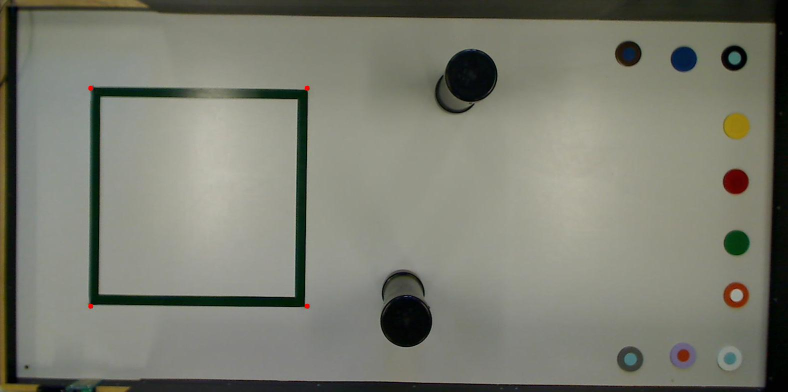
#> input picture img/emlvF.jpg, 1576 x 784 px, given in place of the camera (shown at 1/2 size)
$ python cam_test.py
#> lines starting #> are read from the running program, lines starting #| are printed output that depends on the picture; after the words box and inside, x2 and y2 are one past the last pixel; in counts of white or black regions, pixels touching at a corner belong together
import cv2
import numpy as np
import math

### Camera Settings ###
frameWidth = 1280
frameHeight = 720
camBrightness = 150

cap = cv2.VideoCapture(0)

cap.set(3, frameWidth)
cap.set(4, frameHeight)
cap.set(10, camBrightness)

### Perspectve Variables ###
width, height = 8064, 3465

pts1 = np.float32([[133, 55], [1120, 112], [97, 478], [1097, 545]])
pts2 = np.float32([[0, 0], [width, 0], [0, height], [width, height]])
matrix = cv2.getPerspectiveTransform(pts1, pts2)

myColors_pins = [[36, 120, 152, 85, 255, 255],  # Green Pin
                 [60, 120, 120, 117, 255, 255],  # Blue pin
                 [153,25,0,179,255,255],# red pin
                 [20,99,99,29,255,255]]  #yellow pin

pinCoords = [[0, 0], [0, 0], [0, 0],[0, 0]]

myColors_sphero = [[0,0,255,179,83,255]]       #Sphero-white
#myColors_sphero = [[0, 0, 255, 165, 18, 255]]  # test val
#myColors_sphero = [[75, 0, 255, 179, 255, 255]]  # test val


roboCoords = [[0, 0], [0, 0], [0, 0]]


def findColor(img, myColors, myLocations):
    imgHSV = cv2.cvtColor(img, cv2.COLOR_BGR2HSV)
    pinNum = 0
    for color, points in zip(myColors, myLocations):
        lower = np.array(color[0:3])
        upper = np.array(color[3:6])
        mask = cv2.inRange(imgHSV, lower, upper)
        dems = getContours(mask)
        cv2.circle(img, (dems[0], dems[1]), 3, (255, 0, 255), cv2.FILLED)
        if dems[0] != 0 and dems[1] != 0:
            myLocations[0] = dems[0]
            myLocations[1] = dems[1]
        pinNum += 1
    # cv2.imshow("img", mask)


def getContours(img):
    contours, hierarchy = cv2.findContours(img, cv2.RETR_EXTERNAL, cv2.CHAIN_APPROX_NONE)
    x, y, w, h = 0, 0, 0, 0
    for cnt in contours:
        area = cv2.contourArea(cnt)
        if area > 1:
            cv2.drawContours(imgOut, cnt, -1, (255, 0, 0), 3)
            peri = cv2.arcLength(cnt, True)
            approx = cv2.approxPolyDP(cnt, 0.02 * peri, True)
            x, y, w, h = cv2.boundingRect(approx)
            if x is None:
                x, y, w, h = 0, 0, 0, 0
                print("NONE")
            cv2.rectangle(imgOut, (x, y), (w + x, h + y), (0, 255, 0), 2)
            x = x + (w // 2)
            y = y + (h // 2)
        print(x, ",", y)
    return x, y, w, h


def findNextPin(pinCoords, roboCoords):
    num = 0
    count = 0
    short_dist = 0
    for pin in pinCoords:
        dist = math.sqrt((pin[1] - pin[0])**2 + (roboCoords[0][1] - roboCoords[0][0])**2)
        if short_dist == 0:
            short_dist = dist
            num = count
        elif short_dist <= dist:
            short_dist = dist
            num = count
        count += 1
    return num


while True:
    success, img = cap.read()
#> img is the input picture: shape (784, 1576, 3); mean B, G, R 112.8, 124.7, 123.2
    imgResult = img.copy()
    ### Setting up warp perspective ###
    imgOut = cv2.warpPerspective(img, matrix, (width, height))
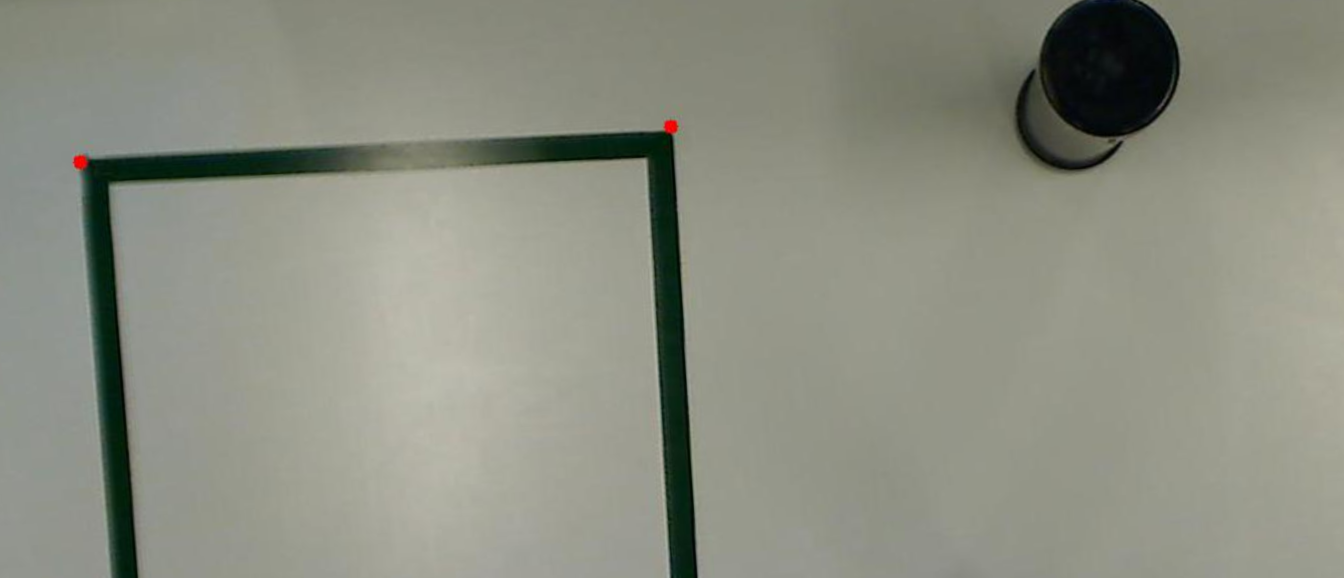
#> imgOut: shape (3465, 8064, 3) (shown at 1/6 size); mean B, G, R 129.9, 142.6, 140.2
    imgOut = cv2.resize(imgOut, (1344, 577))
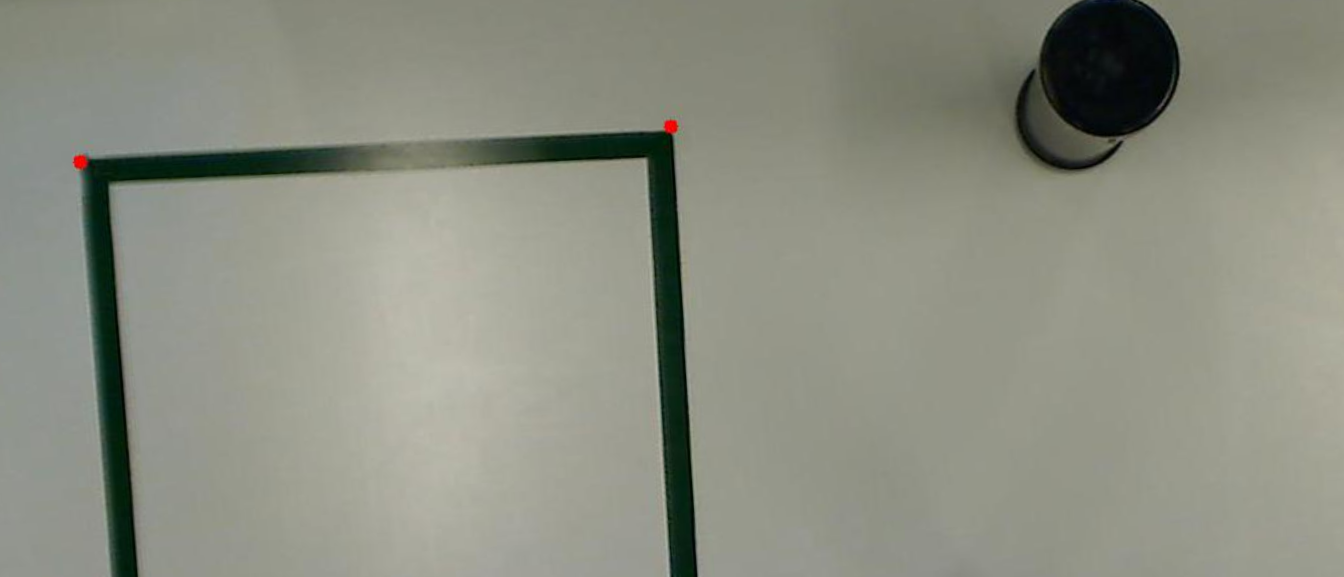
#> imgOut: shape (577, 1344, 3); mean B, G, R 129.9, 142.6, 140.2
    cv2.imshow("warp", imgResult)

    findColor(imgOut, myColors_pins, pinCoords)
#> in findColor, `imgHSV = cv2.cvtColor(img, cv2.COLOR_BGR2HSV)`: imgHSV: shape (577, 1344, 3); mean H, S, V 37.3, 30.8, 142.8
#> the loop in findColor, `for color, points in zip(myColors, myLocations):` made 4 passes
#> dems on passes 1 to 4: (0, 0, 0, 0), (0, 0, 0, 0), (682, 122, 2, 5), (0, 0, 0, 0)
#> pass 3, in findColor, `mask = cv2.inRange(imgHSV, lower, upper)`:
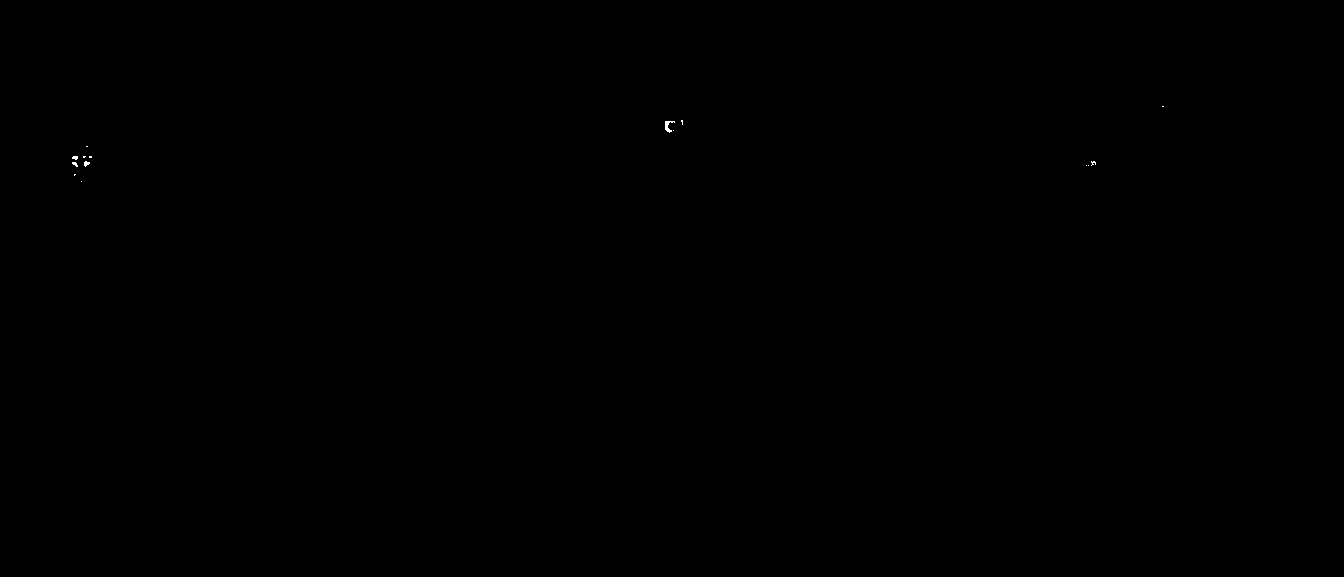
#> mask: shape (577, 1344); 0.02% white in thin lines or dots, all inside (x1, y1, x2, y2) = (72, 106, 1164, 182)
#> after the loop in findColor, `for color, points in zip(myColors, myLocations):`:
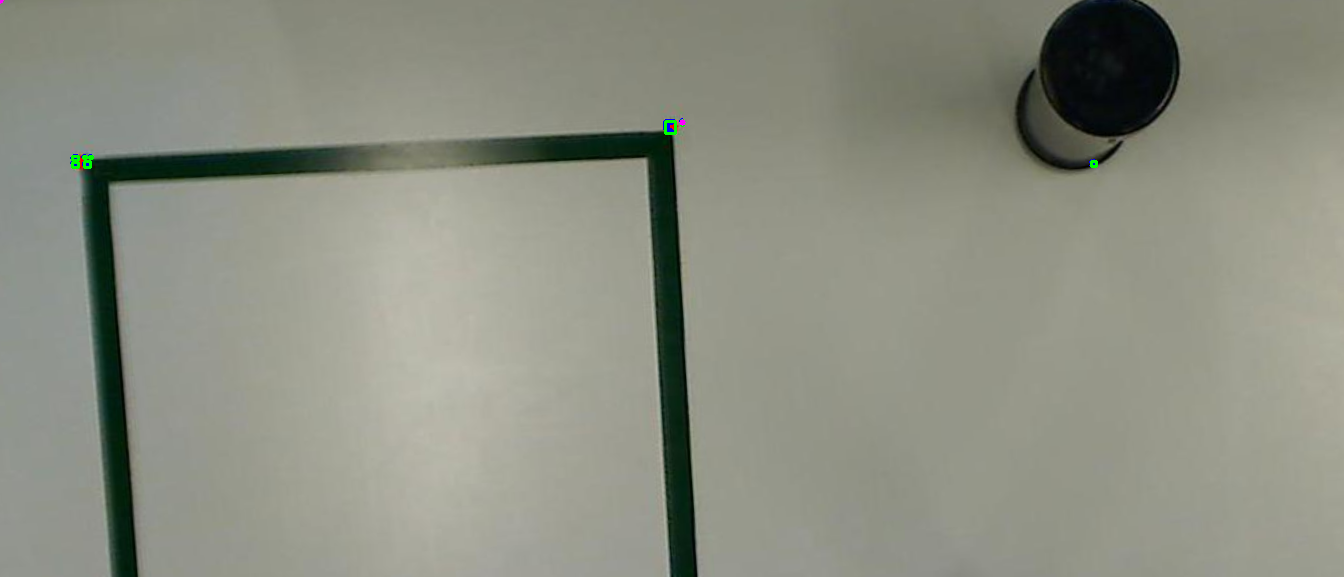
#> img: shape (577, 1344, 3); 0.08% of pixels changed, all inside (x1, y1, x2, y2) = (0, 0, 1098, 169)
#> after the loop in findColor, `for color, points in zip(myColors, myLocations):`: myLocations = [682, 122, [0, 0], [0, 0]]; pinNum = 4
    findColor(imgOut, myColors_sphero, roboCoords)
#> in findColor (call 2), `imgHSV = cv2.cvtColor(img, cv2.COLOR_BGR2HSV)`: imgHSV: shape (577, 1344, 3); mean H, S, V 37.3, 30.9, 142.9
#> the loop in findColor (call 2), `for color, points in zip(myColors, myLocations):` made 1 pass
    cv2.imshow("Result", imgOut)

    #nextPin = findNextPin(pinCoords, roboCoords)
    #print("Closest Pin:",nextPin)
    if cv2.waitKey(1) & 0xFF == ord('q'):
#> (key q is pressed here)
        break
